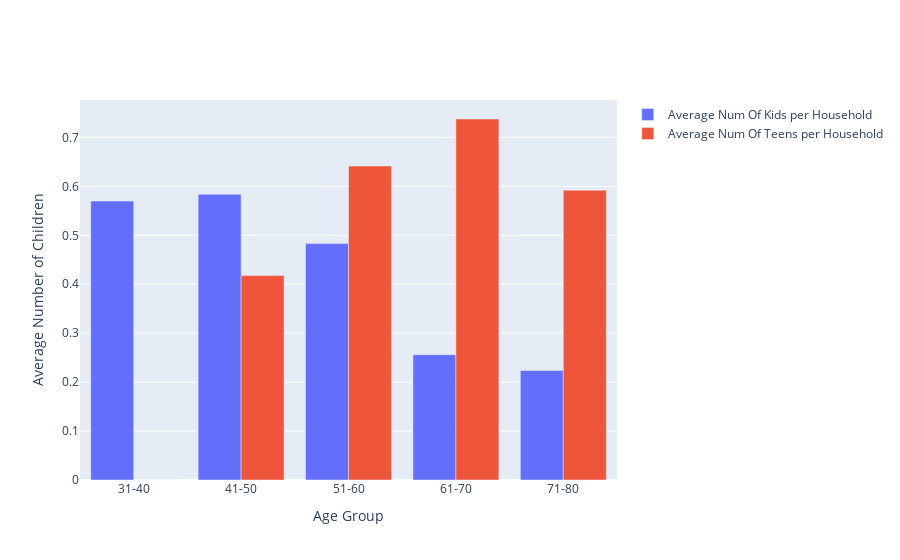

The notebook cell saved with this chart:
### Code cell
import plotly.graph_objects as go

avg_childrenhome = df.groupby(["Age_group"]).agg({"Kidhome":np.mean, "Teenhome":np.mean}).reset_index()


# Create the bar traces
def bar_avg_children(data, col, name):
    data_copy = data.copy().loc[data.Age_group.isin(target_age_groups)]
    
    children_trace = go.Bar(
        x=data_copy.Age_group,
        y=data_copy[col],
        name=name
    )
    
    return children_trace

kidhome_trace = bar_avg_children(avg_childrenhome, "Kidhome", "Average Num Of Kids per Household") 
teenhome_trace = bar_avg_children(avg_childrenhome, "Teenhome", "Average Num Of Teens per Household") 

# Create the layout
layout = go.Layout(
    xaxis=dict(title='Age Group'),
    yaxis=dict(title='Average Number of Children')
)

# Create the figure
fig = go.Figure(data=[kidhome_trace, teenhome_trace], layout=layout)

# Show the figure
fig.show()

### Figure 1 — Plotly figure (JSON) as saved in the notebook; plotly's stock layout.template omitted (floating-point values rounded to 4 significant figures)
{"data": [{"name": "Average Num Of Kids per Household", "type": "bar", "x": ["31-40", "41-50", "51-60", "61-70", "71-80"], "y": [0.5699, 0.584, 0.483, 0.2559, 0.2237]}, {"name": "Average Num Of Teens per Household", "type": "bar", "x": ["31-40", "41-50", "51-60", "61-70", "71-80"], "y": [0, 0.4176, 0.6414, 0.7376, 0.5921]}], "layout": {"xaxis": {"title": {"text": "Age Group"}}, "yaxis": {"title": {"text": "Average Number of Children"}}}}
